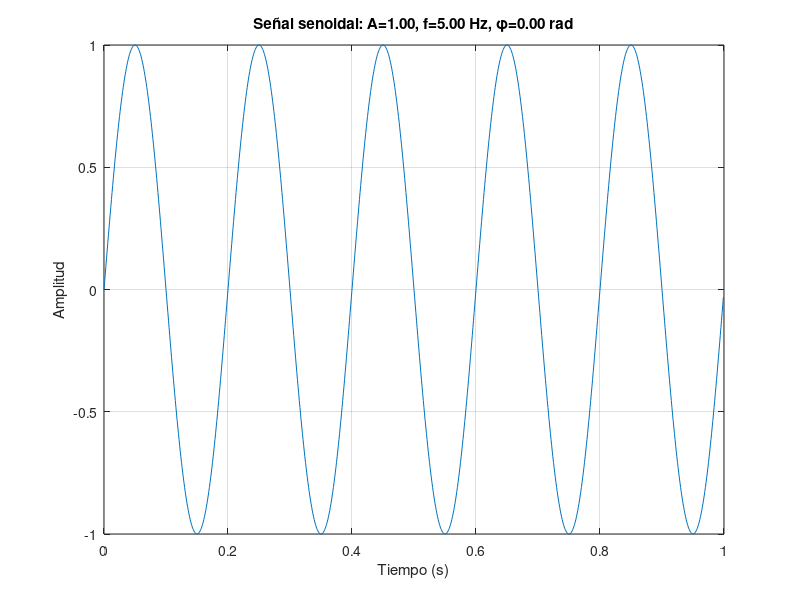

Recreate this plot in MATLAB.
fs = 1000;          % frecuencia de muestreo (Hz)
T = 1;              % duración (s)
t = 0:1/fs:T-1/fs;  % vector de tiempo

f0 = 5;             % frecuencia de la señal (Hz)
A = 1;              % amplitud
phi = 0;            % fase inicial (rad)

x = A * sin(2*pi*f0*t + phi);

figure;
plot(t, x);
xlabel('Tiempo (s)');
ylabel('Amplitud');
title(sprintf('Señal senoidal: A=%.2f, f=%.2f Hz, \\phi=%.2f rad', A, f0, phi));
grid on;
